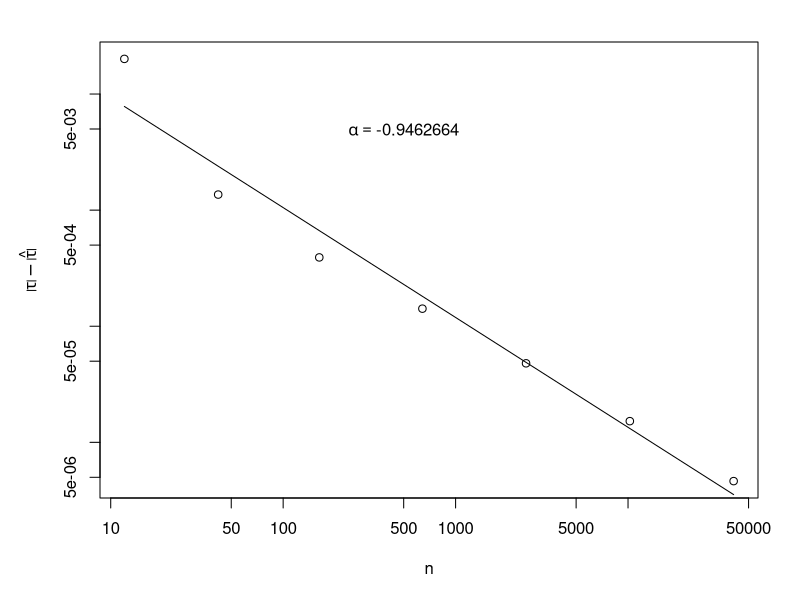

Source code (R):
data = read.table("icosubdivision02.dat")
pdf('icosubdivision02.pdf', width=7.0, height=6.0)
par(mfrow=c(1,1), mar=c(5.1, 5.0, 2.1, 2.1))
x = data$V1
y = abs(data$V2)
plot(x, y, log="xy", pch=1, cex=1.0, xlab=expression(n), ylab=expression(abs(tau)-hat(abs(tau))))
# create a linear model
lm = lm(log(y)~log(x))
print(lm)
yp = predict(lm, newdata=list(log(x)))
matlines(x, exp(yp))
alpha=coefficients(lm)[2]
text(500,5e-3,labels=bquote(alpha == .(alpha)))
dev.off()